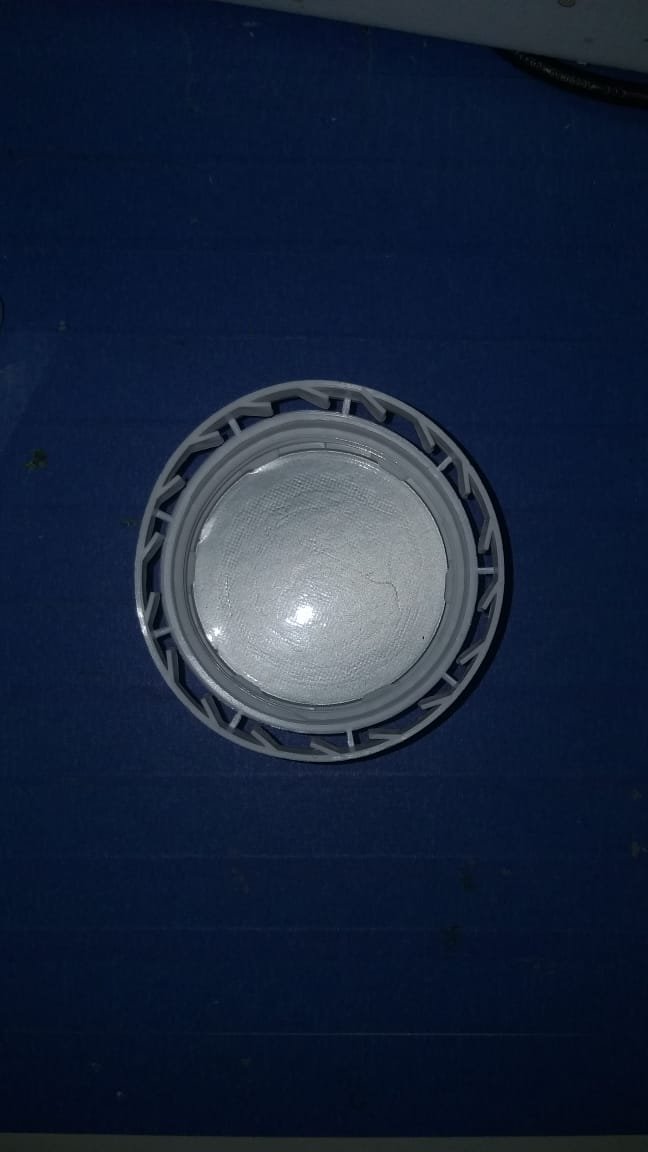
#> input picture Edges Detection/image.jpeg, 648 x 1152 px
$ python intermodes.py
#> lines starting #> are read from the running program, lines starting #| are printed output that depends on the picture; after the words box and inside, x2 and y2 are one past the last pixel; in counts of white or black regions, pixels touching at a corner belong together
import cv2
import numpy as np
from matplotlib import pyplot as plt
import seaborn as sns

input_image = input('Enter the image: ')
#> the answer given: ../../Edges Detection/image.jpeg
image = cv2.imread(input_image, 0)
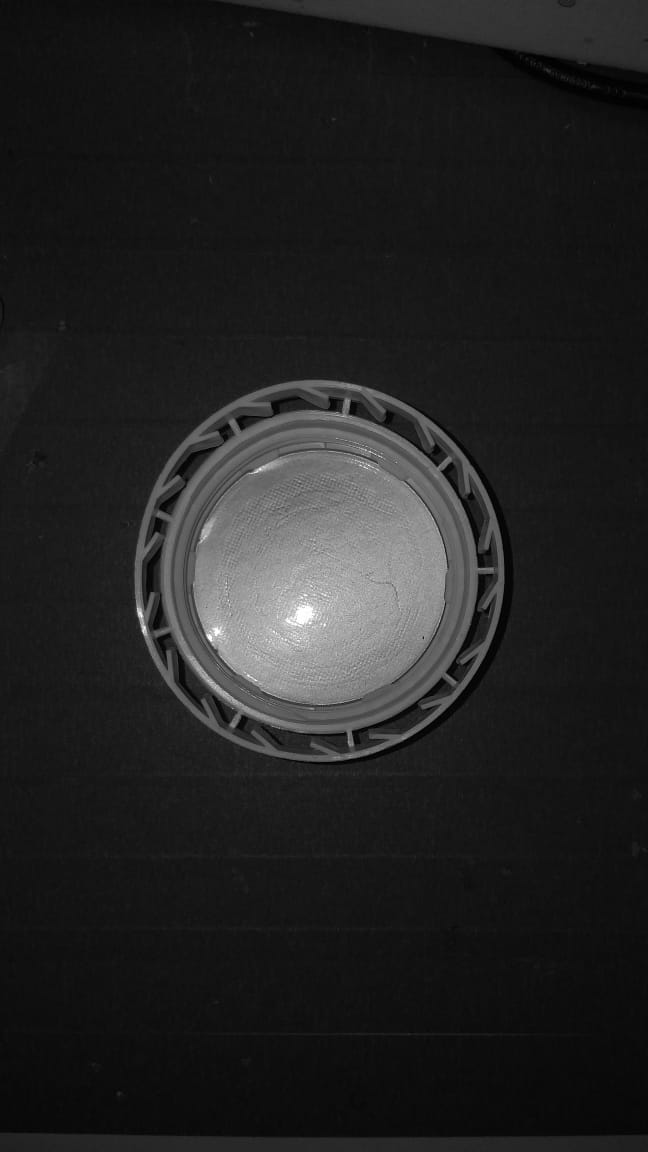
#> image: shape (1152, 648); min 0, max 255, mean 34.4
pixel_values = image.reshape((len(image)*len(image[0]),1))


#get the all the points of a smoothed distribution of pixel values
x,y = sns.distplot(pixel_values, hist = False, kde = True, kde_kws = {'linewidth': 3}, label = 'tooth').get_lines()[0].get_data()
#> x = 200 values from -7.25 to 262.3; y = 200 values, max 0.0595 at index 21, min 2.65e-07 at index 199, mean 0.00369

pos_peak1 = 0 #index of the first local max
pos_peak2 = len(y)-1 #index of the second local max
#> pos_peak2 = 199

for i in range(len(y)): #getting the index of the first local max value comparing with the neighborhood
    if i<len(y) - 1:
        if y[i+1] > y[i]:
            pos_peak1 = i

for i in range(len(y)): #getting the index of the second local max value comparing with the neighborhood
    if i<len(y) - 1:
        if y[len(y) - 1 - i] < y[len(y) - 2 - i]:
            pos_peak2 = len(y) - 2 - i
#> this loop made 200 passes
#> pos_peak2 on passes 1, 2, 3, 4, 5, 6, 20, 21, 22, 23, 24, 25: 198, 197, 196, 195, 194, 193, 179, 178, 177, 176, 175, 174

peak1 = x[pos_peak1] #values of the 2 most common intensity of pixels in the image
#> peak1 = 252.8
peak2 = x[pos_peak2]
#> peak2 = 21.19

threshold = (peak1 + peak2)/2
#> threshold = 137

ret, dst = cv2.threshold(image, threshold,255,cv2.THRESH_BINARY)
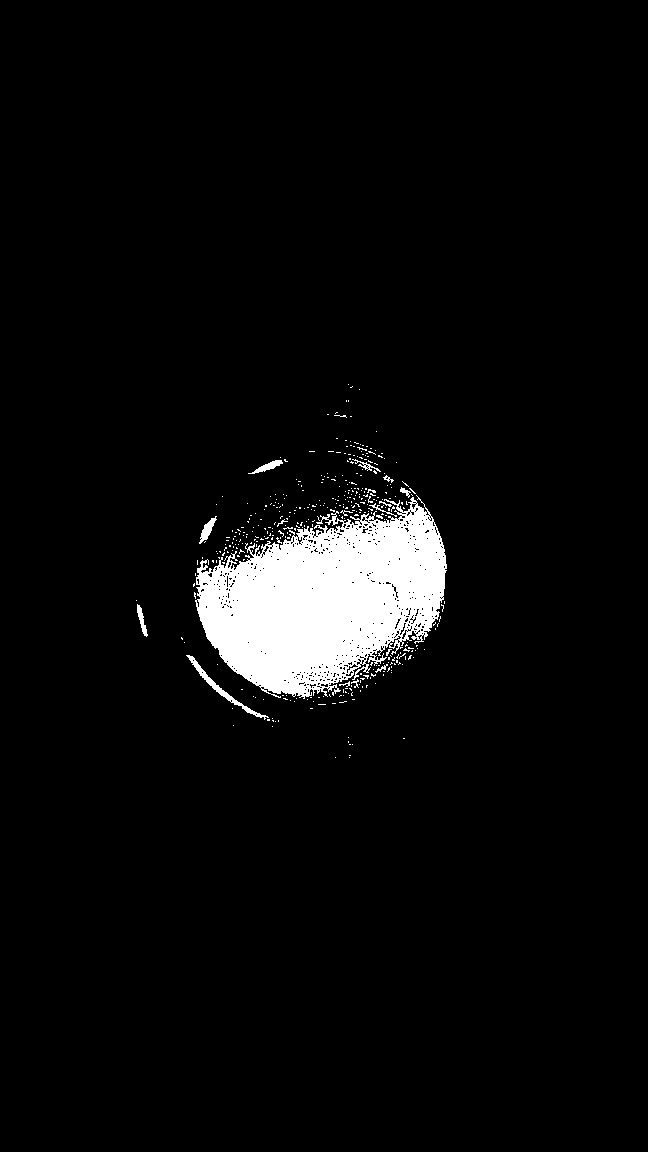
#> dst: shape (1152, 648); 4.6% white; 399 white regions (383 under 20 px), largest, box (x1, y1, x2, y2) and area: (195, 495, 447, 699) 31628, (186, 655, 269, 720) 474, (199, 516, 217, 544) 187
#> ret = 136

cv2.imshow("Intermodes", dst)
cv2.waitKey(0)
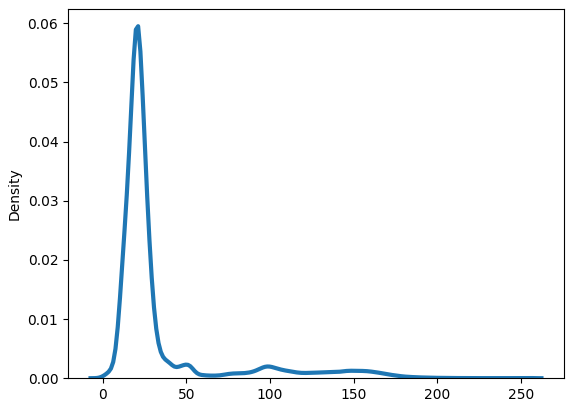
#> figure drawn by matplotlib, 1 panel; curve peaks at x = 21.19, y = 0.0595
